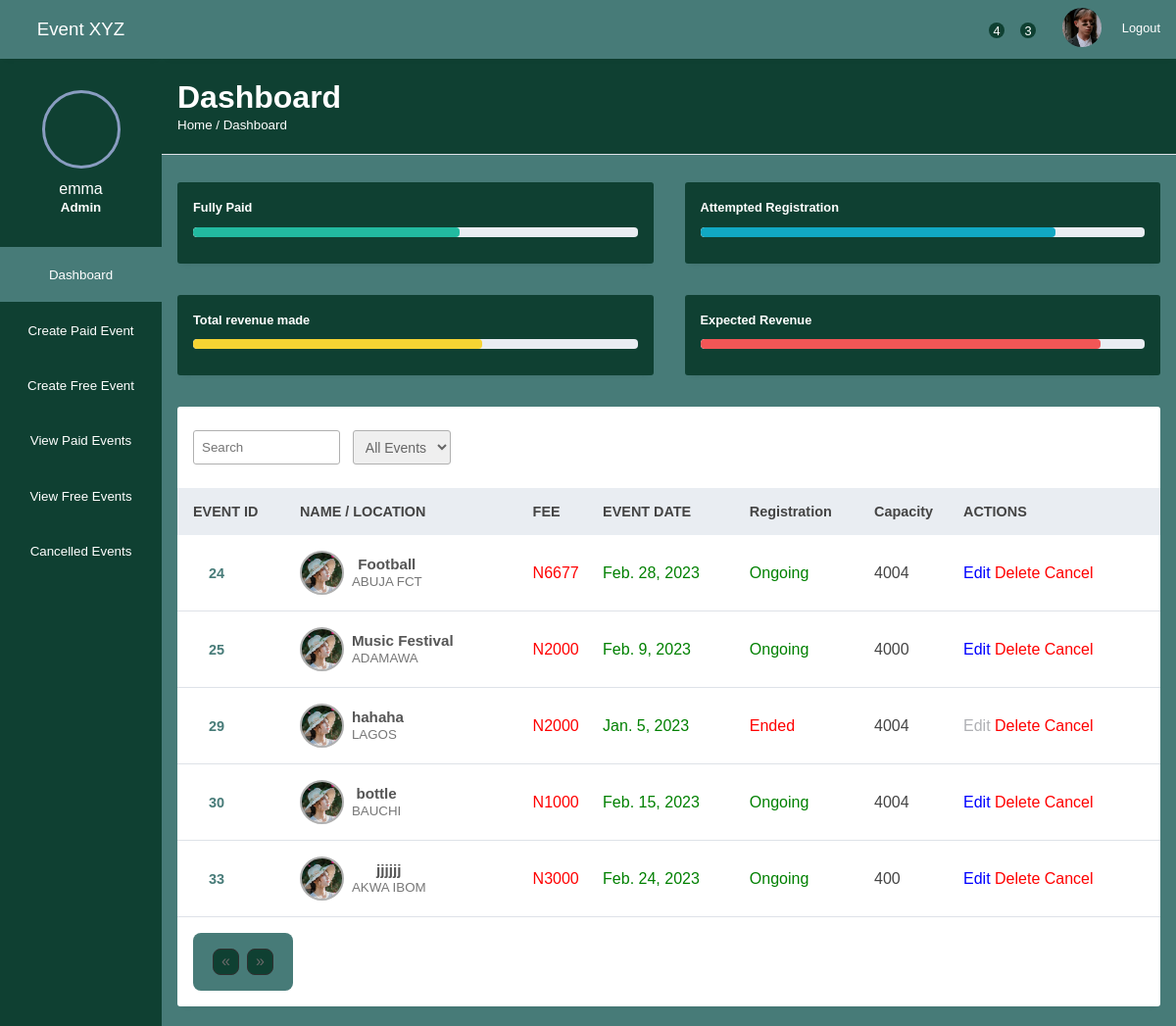
Page /admin-view/paid_event_page/ (signed in) on the earlier database version.
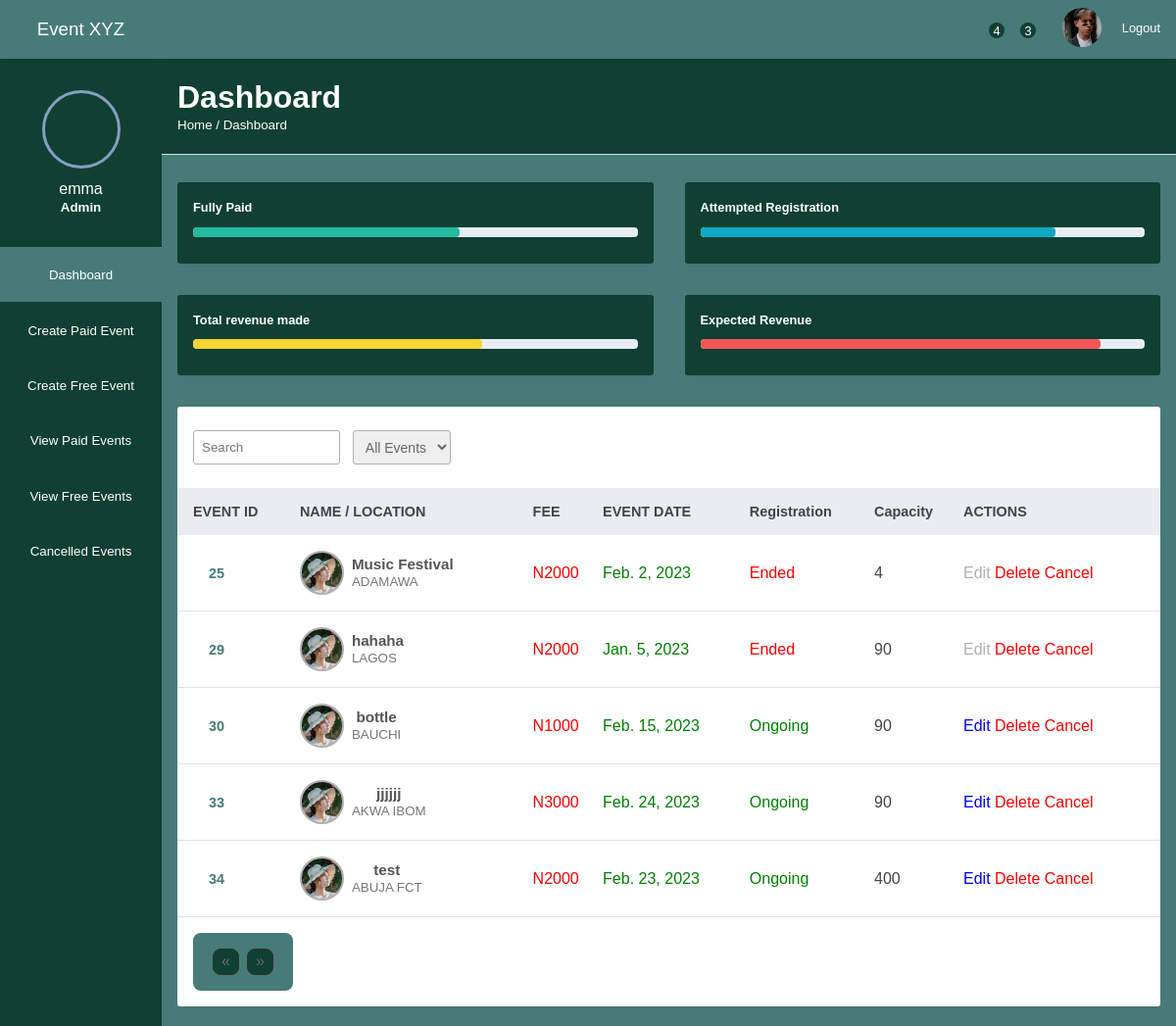
Same page on the later database version.
### AdminSection/models.py (models this page shows, shortened)
class Event(models.Model):
    event_name = models.CharField(max_length=100)
    location = models.CharField(max_length=100)
    price = models.CharField(max_length=100, blank=True, null=True,)
    space_capacity = models.IntegerField(blank=True, null=True,)
    description = models.TextField(max_length=5000, blank=True, null=True,)
    event_date = models.DateField(null=True, blank=True)
    event_time = models.TimeField(null=True, blank=True)
    event_end_date = models.DateTimeField(null=True, blank=True)
    bookings = models.IntegerField(default=0)
    slot_left = models.IntegerField(default=0)
    header_images = models.ImageField(null=True, blank=True, upload_to="images/")
    is_cancelled = models.BooleanField(default=False)
    def expired_event(self):
        mydate = timezone.now().date()
        if mydate > self.event_date:
            return True

### AdminSection/views.py (the view)
# urls.py: path("paid_event_page/", PaidEventView.as_view(), name="paid-event-page"),
class PaidEventView(ListView):
    model = Event
    template_name = "paid-event-page.html"
    paginate_by = 10

### AdminSection/templates/paid-event-page.html (shortened to what the changed rows need)
{%extends 'base.html' %}
{% block content%}
{% load static %}
{% if user.is_superuser %}
<table width="100%">
        <thead>
            <tr>
                <th>EVENT ID</th>
                <th> NAME / LOCATION</th>
                <th> FEE</th>
                <th> EVENT DATE</th>
                <th> Registration</th>
                <th> Capacity</th>
                <th> ACTIONS</th>
            </tr>
        </thead>
        <tbody>
        {% for event in object_list %}
            {%if event.price%}
            <tr data-href="{% url 'admin_details_page' event.pk%}">
                <td> <a href="/admin/all-customers.html">{{event.id}} </a> </td>
                <td>
                    <div class="client">
                        <div class="client-img bg-img" style="background-image: url({% static 'img/3.jpeg' %})"></div>
                        <div class="client-info">
                            <h4>{{event.event_name}}</h4>
                            <small>{{event.location}}</small>
                        </div>
                    </div>
                </td>
                <td>
                    {%if event.price%}
                        <span style="color: red;">N{{event.price}}</span>
                    {%else%}
                        <span style="color: green;">Free</span>
                    {%endif%}
                </td>
                <td style="color: green;">
                    {{event.event_date}}
                </td>
                <td style="color: green;">
                    {%if event.expired_event%}
                        <span style= "color:red"> Ended</span>
                    {%else%}
                        Ongoing
                    {%endif%}
                </td>
                <td>
                    {%if event.space_capacity%}
                        {{event.space_capacity}}
                    {%else%}
                        Unlimited
                    {%endif%}
                </td>
                <td>
                    <div class="hello">
                            {%if user.is_superuser%}
                                {%if event.expired_event%}
                                <span class="las la-ban" style="color: rgb(176, 177, 181);"> Edit</span>
                                {%else%}
                                <a href="{% url 'update_event' event.pk%}"><span class="las la-edit" style="color: blue;"> Edit </span></a>
                                {%endif%}
                                    <a href="{% url 'delete_event' event.pk%}"> <span class="las la-trash" style="color: red;">  Delete </span></a>
                                {%if event.is_cancelled == 0%}
                                    <a href="{% url 'cancel_event' event.pk%}"> <span class="las la-ban" style="color: red;"> Cancel</span></a>
                                {%endif%}
                            {%endif%}
                    </div>
                </td>
            </tr>
            {%endif%}
        {% endfor %}
    </tbody>
</table>
{%else%}
    <div style="color:red;"> You are not an admin. </div>
{% endif %}
</div>
{%endblock%}

Differences in the rows shown:
removed Event: id "24", event_name "Football", location "ABUJA FCT", price "6677", event_date "Feb. 28, 2023", shows "Ongoing", space_capacity "4004", shows "Edit", is_cancelled "Cancel"
changed Event "Music Festival": event_date "Feb. 9, 2023" → "Feb. 2, 2023"; space_capacity "4000" → "4"; event_date "Ongoing" → "Ended"
changed Event "Jan. 5, 2023": space_capacity "4004" → "90"
changed Event "Feb. 15, 2023": space_capacity "4004" → "90"
changed Event "Feb. 24, 2023": space_capacity "400" → "90"
added Event: id "34", event_name "test", location "ABUJA FCT", price "2000", event_date "Feb. 23, 2023", shows "Ongoing", space_capacity "400", shows "Edit", is_cancelled "Cancel"
